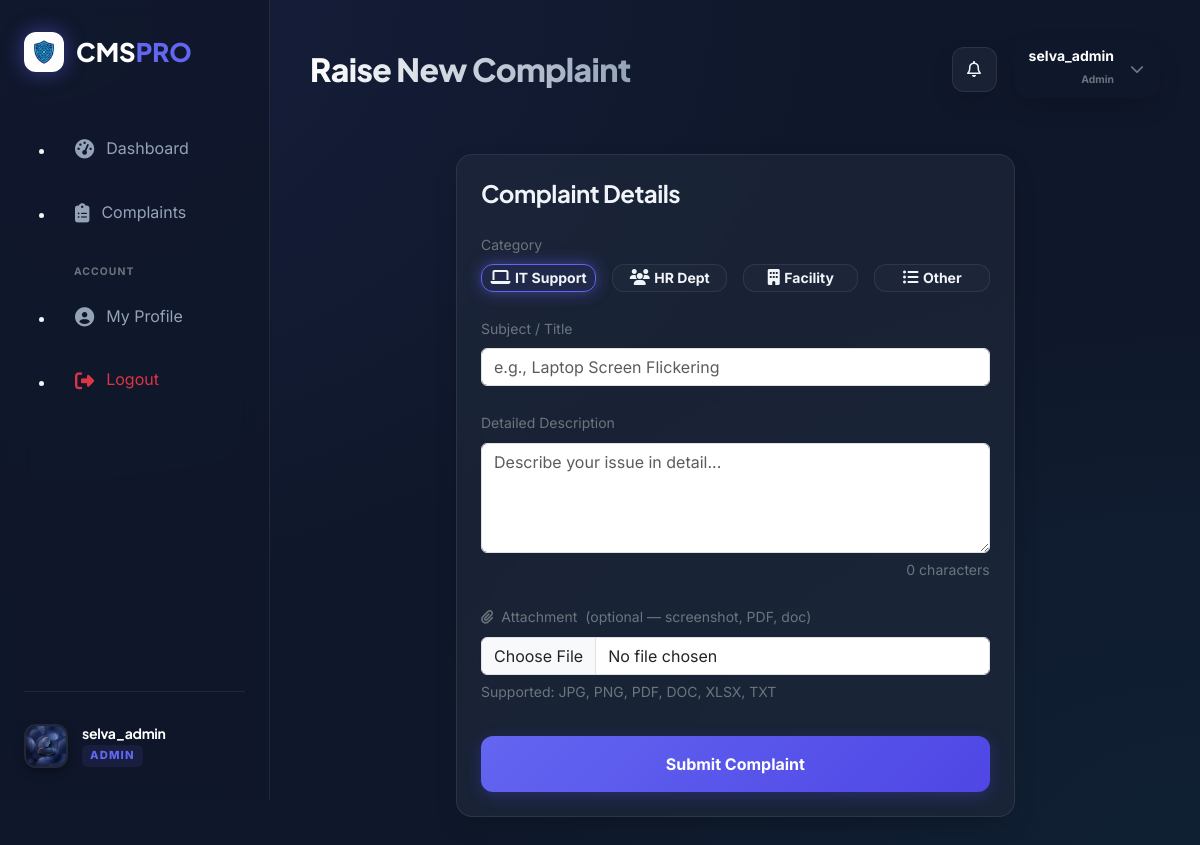
The page /complaints/create/ (signed in) on the database its author committed.
### complaints/models.py (models this page shows, shortened)
class User(AbstractUser):
    ROLE_CHOICES = (
        ('ADMIN', 'Admin'),
        ('MANAGER', 'Manager'),
        ('USER', 'User'),
    )
    role = models.CharField(max_length=10, choices=ROLE_CHOICES, default='USER')
    avatar = models.ImageField(upload_to='avatars/', null=True, blank=True)

### complaints/views.py (the view)
# urls.py: path('complaints/create/', views.complaint_create, name='complaint_create'),
@login_required
def complaint_create(request):
    if request.method == 'POST':
        form = ComplaintForm(request.POST, request.FILES)
        if form.is_valid():
            complaint = form.save(commit=False)
            complaint.created_by = request.user
            complaint.save()
            return redirect('complaint_list')
    else:
        form = ComplaintForm()
    if request.user.role == 'ADMIN':
        all_complaints = Complaint.objects.all()
    elif request.user.role == 'MANAGER':
        all_complaints = Complaint.objects.filter(assigned_to=request.user)
    else:
        all_complaints = Complaint.objects.filter(created_by=request.user)
    overdue_count = sum(1 for c in all_complaints if c.is_overdue)
    return render(request, 'complaints/complaint_form.html', {'form': form, 'overdue_count': overdue_count})

### complaints/forms.py
class ComplaintForm(forms.ModelForm):
    class Meta:
        model = Complaint
        fields = ['title', 'category', 'description', 'attachment']
        widgets = {
            'title': forms.TextInput(attrs={'class': 'form-control form-control-premium', 'placeholder': 'e.g., Laptop Screen Flickering'}),
            'description': forms.Textarea(attrs={'class': 'form-control form-control-premium', 'rows': 4, 'placeholder': 'Describe your issue in detail...'}),
            'category': forms.RadioSelect(attrs={'class': 'd-none'}),
            'attachment': forms.ClearableFileInput(attrs={'class': 'form-control form-control-premium', 'accept': '.jpg,.jpeg,.png,.pdf,.doc,.docx,.xlsx,.txt'}),
        }

### complaints/models.py (called while the page is built)
    @property
    def is_overdue(self):
        if self.status == 'RESOLVED':
            return False
        return (timezone.now() - self.created_at).days >= self.SLA_DAYS

### templates/complaints/complaint_form.html (shortened to what this page needs)
{% extends 'base.html' %}
{% load static %}
{% block page_title %}Raise New Complaint{% endblock %}
{% block content %}
<div class="row justify-content-center">
    <div class="col-md-8">
        <div class="card-glass p-4 fade-in-up">
            <h4 class="mb-4">Complaint Details</h4>
            <form method="post" enctype="multipart/form-data">
                <div class="mb-4">
                    <label class="form-label text-secondary small">Category</label>
                    <div class="row g-3">
                        <div class="col-6 col-md-3">
                            <label class="w-100 cursor-pointer text-center">
                                <div class="role-card">
                                    <i class="fas fa-laptop"></i>
                                    <span class="small fw-bold">IT Support</span>
                                </div>
                            </label>
                        </div>
                        <div class="col-6 col-md-3">
                            <label class="w-100 cursor-pointer text-center">
                                <div class="role-card">
                                    <i class="fas fa-users"></i>
                                    <span class="small fw-bold">HR Dept</span>
                                </div>
                            </label>
                        </div>
                        <div class="col-6 col-md-3">
                            <label class="w-100 cursor-pointer text-center">
                                <div class="role-card">
                                    <i class="fas fa-building"></i>
                                    <span class="small fw-bold">Facility</span>
                                </div>
                            </label>
                        </div>
                        <div class="col-6 col-md-3">
                            <label class="w-100 cursor-pointer text-center">
                                <div class="role-card">
                                    <i class="fas fa-list-ul"></i>
                                    <span class="small fw-bold">Other</span>
                                </div>
                            </label>
                        </div>
                    </div>
                </div>
                <div class="mb-4">
                    <label class="form-label text-secondary small">Subject / Title</label>
                    {{ form.title }}
                </div>
                <div class="mb-4">
                    <label class="form-label text-secondary small">Detailed Description</label>
                    {{ form.description }}
                    <div class="text-end mt-1">
                        <small class="text-secondary" id="charCount">0 characters</small>
                    </div>
                </div>
                <div class="mb-4">
                    <label class="form-label text-secondary small d-flex align-items-center gap-2">
                        <i class="fas fa-paperclip text-primary-accent"></i> Attachment <span class="text-secondary fw-normal">(optional — screenshot, PDF, doc)</span>
                    </label>
                    {{ form.attachment }}
                    <div class="mt-1"><small class="text-secondary">Supported: JPG, PNG, PDF, DOC, XLSX, TXT</small></div>
                </div>
                <button type="submit" class="btn btn-premium w-100 py-3 mt-2">
                    Submit Complaint
                </button>
            </form>
        </div>
    </div>
</div>
{% endblock %}

### templates/base.html (shortened to what this page needs)
{% load static %}
<!DOCTYPE html>
<html lang="en">
<head>
    <link href="https://cdn.jsdelivr.net/npm/bootstrap@5.3.0/dist/css/bootstrap.min.css" rel="stylesheet">
    <link rel="stylesheet" href="https://cdnjs.cloudflare.com/ajax/libs/font-awesome/6.4.0/css/all.min.css">
    <link rel="stylesheet" href="{% static 'css/style.css' %}">
</head>
<body>
    <aside class="sidebar" id="sidebar">
        <a href="{% url 'homepage' %}" class="sidebar-brand">
            <div class="brand-logo" style="width: 40px; height: 40px; background: url('{% static 'img/logo.png' %}') center/contain no-repeat; border-radius: 12px; box-shadow: 0 0 20px var(--primary-glow);">
            </div>
            <span>CMS<span style="color: var(--primary-accent)">PRO</span></span>
        </a>
        <ul class="sidebar-nav">
            <li class="nav-item">
                <a href="{% url 'dashboard' %}" class="nav-link {% if request.resolver_match.url_name == 'dashboard' %}active{% endif %}">
                    <i class="fas fa-tachometer-alt"></i>
                    <span>Dashboard</span>
                </a>
            </li>
            <li class="nav-item">
                <a href="{% url 'complaint_list' %}" class="nav-link {% if request.resolver_match.url_name == 'complaint_list' or request.resolver_match.url_name == 'complaint_detail' %}active{% endif %}">
                    <i class="fas fa-clipboard-list"></i>
                    <span>Complaints</span>
                </a>
            </li>
            <div class="mt-4 mb-2 small text-uppercase text-secondary fw-bold" style="font-size: 0.65rem; letter-spacing: 0.1em; padding-left: 18px;">Account</div>
            <li class="nav-item">
                <a href="#" class="nav-link">
                    <i class="fas fa-user-circle"></i>
                    <span>My Profile</span>
                </a>
            </li>
            <li class="nav-item">
                <a href="{% url 'user_logout' %}" class="nav-link text-danger">
                    <i class="fas fa-sign-out-alt"></i>
                    <span>Logout</span>
                </a>
            </li>
        </ul>
        {% if user.is_authenticated %}
        <div class="sidebar-user">
            {% if user.avatar %}
                <img src="{{ user.avatar.url }}" alt="Avatar" class="user-avatar">
            {% else %}
                <img src="{% static 'img/default_avatar.png' %}" alt="Avatar" class="user-avatar">
            {% endif %}
            <div class="user-info">
                <h6 class="mb-0 text-white small">{{ user.username }}</h6>
                <span class="user-role">{{ user.get_role_display }}</span>
            </div>
        </div>
        {% endif %}
    </aside>
    <main class="main-content">
        <header class="top-navbar fade-in-up">
            <div class="d-flex align-items-center gap-3">
                <h2 class="page-title mb-0">{% block page_title %}Dashboard{% endblock %}</h2>
            </div>
            <div class="top-nav-actions d-flex align-items-center gap-3">
                <div class="notification-bell card-glass p-2 d-flex align-items-center justify-content-center" style="width: 45px; height: 45px; border-radius: 12px; position: relative; cursor: pointer;" title="Overdue Complaints">
                    <i class="far fa-bell"></i>
                </div>
                <div class="dropdown">
                    <button class="card-glass px-3 py-2 d-flex align-items-center gap-3 cursor-pointer border-0 bg-transparent text-white" type="button" data-bs-toggle="dropdown" aria-expanded="false">
                        <div class="text-end d-none d-md-block">
                            <div class="small fw-bold mb-0" style="line-height: 1.2;">{{ user.username }}</div>
                            <span class="x-small text-secondary fw-bold" style="font-size: 0.65rem;">{{ user.get_role_display }}</span>
                        </div>
                        <i class="fas fa-chevron-down small text-secondary"></i>
                    </button>
                </div>
            </div>
        </header>
        <div class="content-wrapper">
            {% block content %}{% endblock %}
        </div>
    </main>
</body>
</html>

### static/css/style.css (style rules this page uses)
:root { --primary-bg: #0f172a; --secondary-bg: #1e293b; --card-bg: rgba(30, 41, 59, 0.7); --card-border: rgba(255, 255, 255, 0.08); --primary-accent: #6366f1; --primary-glow: rgba(99, 102, 241, 0.5); --secondary-accent: #22d3ee; --secondary-glow: rgba(34, 211, 238, 0.4); --success: #10b981; --warning: #f59e0b; --danger: #ef4444; --text-primary: #f1f5f9; --text-secondary: #94a3b8; --sidebar-width: 270px; --border-radius: 16px; --transition-speed: 0.4s; --glass-blur: 12px; }
* { margin: 0; padding: 0; box-sizing: border-box; }
body { font-family: 'Inter', sans-serif; background-color: var(--primary-bg); background-image: radial-gradient(at 0% 0%, rgba(99, 102, 241, 0.1) 0px, transparent 50%), radial-gradient(at 100% 100%, rgba(34, 211, 238, 0.05) 0px, transparent 50%); background-attachment: fixed; color: var(--text-primary); overflow-x: hidden; line-height: 1.6; }
h1, h2, h3, h4, h5, h6 { font-family: 'Plus Jakarta Sans', sans-serif; font-weight: 700; letter-spacing: -0.02em; }
.fade-in-up { animation: fadeInUp 0.8s cubic-bezier(0.16, 1, 0.3, 1) forwards; }
.sidebar { width: var(--sidebar-width); height: 100vh; background: rgba(15, 23, 42, 0.8); backdrop-filter: blur(15px); position: fixed; left: 0; top: 0; padding: 2rem 1.5rem; display: flex; flex-direction: column; border-right: 1px solid var(--card-border); transition: all var(--transition-speed) cubic-bezier(0.4, 0, 0.2, 1); z-index: 1000; }
.sidebar-brand { font-family: 'Plus Jakarta Sans', sans-serif; font-size: 1.6rem; font-weight: 800; color: #fff; margin-bottom: 3rem; text-decoration: none; display: flex; align-items: center; gap: 12px; }
.brand-logo { box-shadow: 0 0 20px var(--primary-glow); transition: transform 0.3s; }
.nav-link { display: flex; align-items: center; gap: 12px; padding: 14px 18px; color: var(--text-secondary); text-decoration: none; border-radius: 12px; margin-bottom: 8px; transition: all 0.3s ease; border: 1px solid transparent; }
.nav-link i { font-size: 1.2rem; }
.sidebar-user { margin-top: auto; padding-top: 2rem; border-top: 1px solid var(--card-border); display: flex; align-items: center; gap: 14px; }
.user-avatar { width: 44px; height: 44px; border-radius: 12px; object-fit: cover; border: 2px solid var(--card-border); box-shadow: 0 4px 10px rgba(0,0,0,0.3); }
.user-role { display: inline-block; font-size: 0.7rem; font-weight: 800; text-transform: uppercase; letter-spacing: 0.1em; padding: 2px 8px; border-radius: 6px; background: rgba(99, 102, 241, 0.1); color: var(--primary-accent); }
.main-content { margin-left: var(--sidebar-width); padding: 2.5rem; min-height: 100vh; transition: margin var(--transition-speed) ease; }
.top-navbar { margin-bottom: 3.5rem; display: flex; justify-content: space-between; align-items: center; }
.page-title { font-size: 2rem; font-weight: 800; background: linear-gradient(to right, #fff, var(--text-secondary)); -webkit-background-clip: text; -webkit-text-fill-color: transparent; }
.card-glass { background: var(--card-bg); backdrop-filter: blur(var(--glass-blur)); -webkit-backdrop-filter: blur(var(--glass-blur)); border: 1px solid var(--card-border); border-radius: var(--border-radius); padding: 1.5rem; transition: all 0.4s cubic-bezier(0.175, 0.885, 0.32, 1.275); box-shadow: 0 10px 30px -10px rgba(0,0,0,0.3); }
.btn-premium { background: linear-gradient(135deg, var(--primary-accent), #4f46e5); color: #fff; border: none; padding: 14px 28px; border-radius: 12px; font-weight: 700; transition: all 0.3s; box-shadow: 0 4px 15px rgba(79, 70, 229, 0.3); display: inline-flex; align-items: center; justify-content: center; gap: 10px; }
.role-card { border: 1px solid var(--card-border); border-radius: 12px; transition: all 0.3s; cursor: pointer; background: rgba(255,255,255,0.02); }
input[type="radio"]:checked + .role-card { background: rgba(99, 102, 241, 0.1) !important; border-color: var(--primary-accent) !important; box-shadow: 0 0 15px var(--primary-glow); }

### rows shown on the page
User: username "selva_admin", role "ADMIN", role "Admin"
